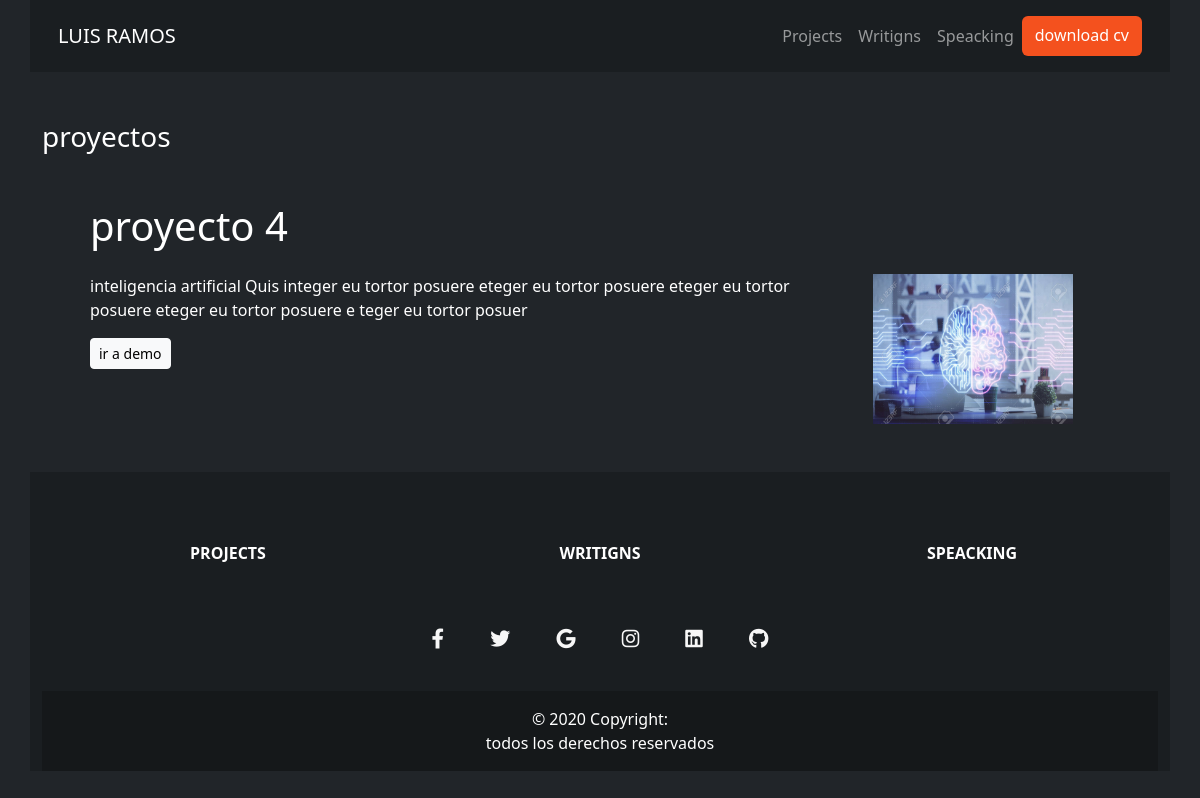
The page /projects/details/4 on the database its author committed.
### projects/models.py (models this page shows)
class Project(models.Model):
    title = models.CharField(max_length=150)
    description = models.CharField(max_length=300)
    image = models.ImageField(upload_to="projects/")
    url = models.URLField(blank=True)

### projects/views.py (the view)
# urls.py: path('details/<int:id>', details, name='details'),
def details(request, id):
  myproject = get_object_or_404(Project, id=id)
  return render(request, 'details.html', {'myproject': myproject})

### projects/templates/details.html (shortened to what this page needs)
{% extends "master.html" %}
{% block content %}
<section class="container">
  <h3 class="my-5">proyectos </h3>
  <article class="row my-5 px-5">
    <h1 class="mb-4">{{ myproject.title }} </h1>
    <div class="col-md-9 col-sm-12 mb-4">
      <p>{{ myproject.description }}</p>
      <a href="{{myproject.url}}" class="btn btn-light btn-sm" target="_blank">ir a demo </a>
    </div>
    <div class="col-md-3 col-sm-12">
      <img src="{{myproject.image.url}}" alt="hjh" width="200" height="150" >
    </div>
  </article>
</section>
{% endblock %}

### projects/static/main_stilos.css (style rules this page uses)
body { background-color: #202020; }

### rows shown on the page
Project: title "proyecto 4", description "inteligencia artificial Quis integer eu tortor posuere eteger eu tortor posuere eteger eu tortor posuere eteger eu tortor posuere e teger eu tortor posuer", image (picture)
